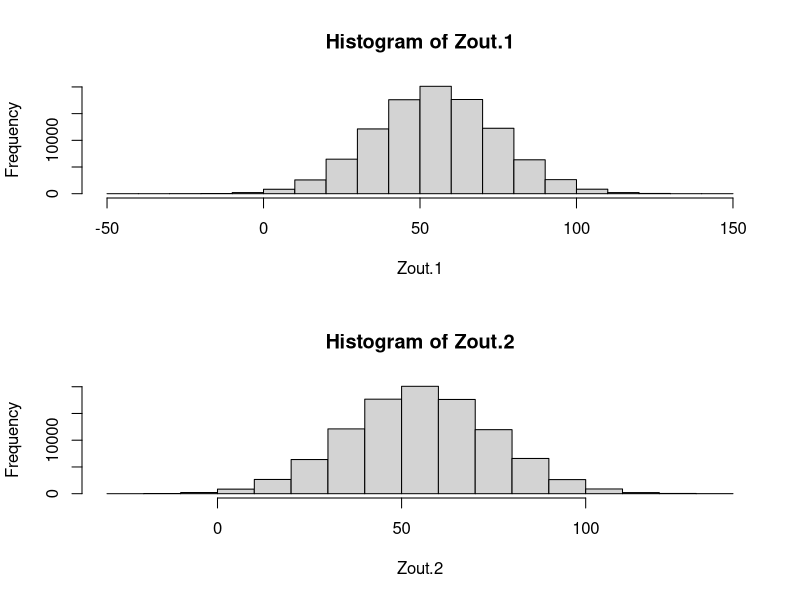
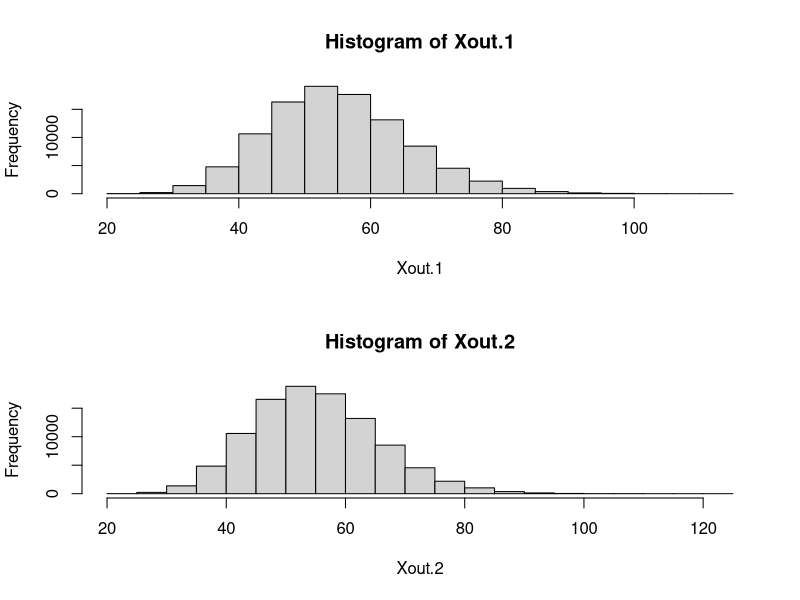
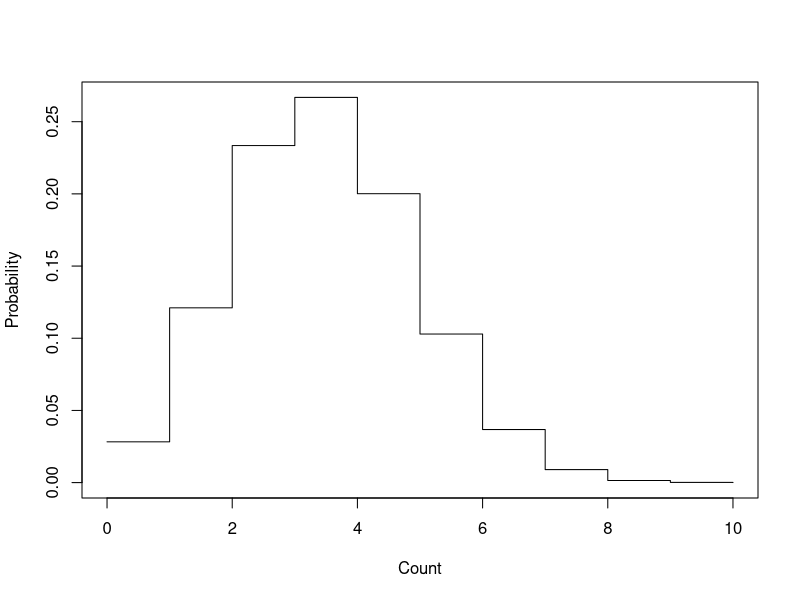
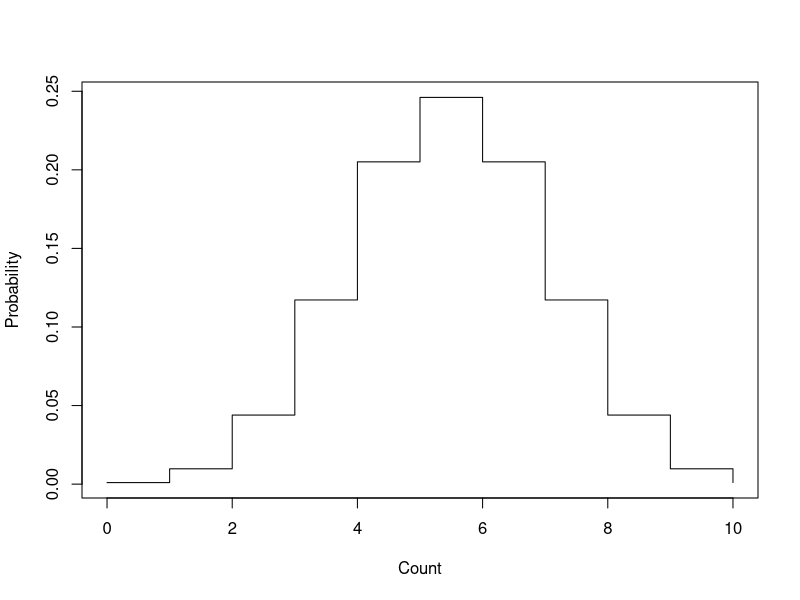
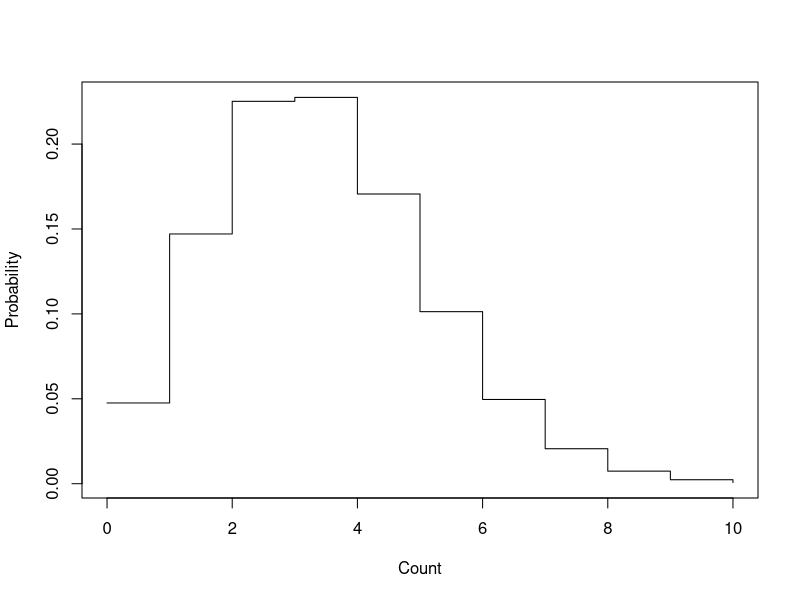
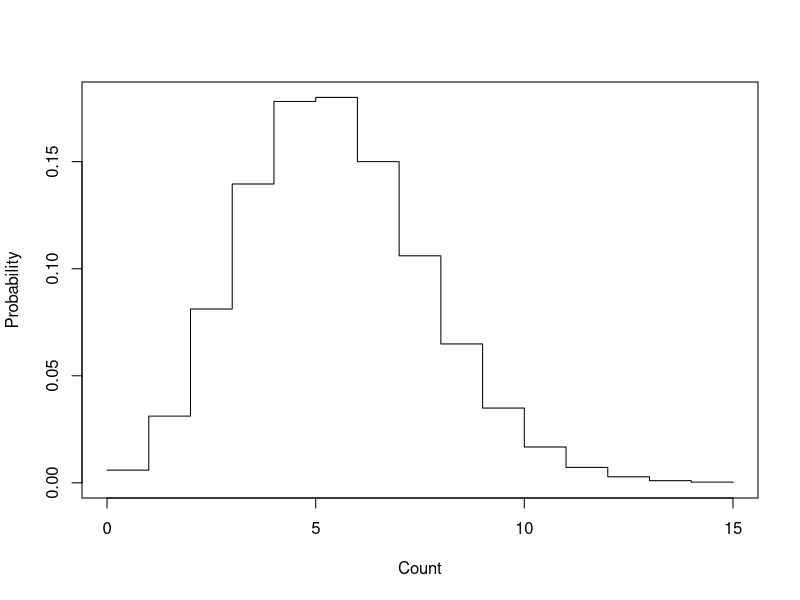
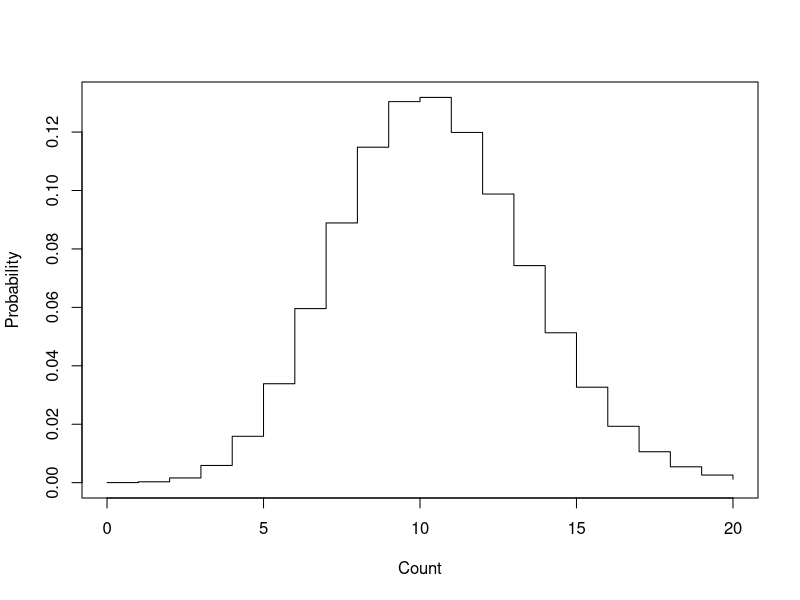
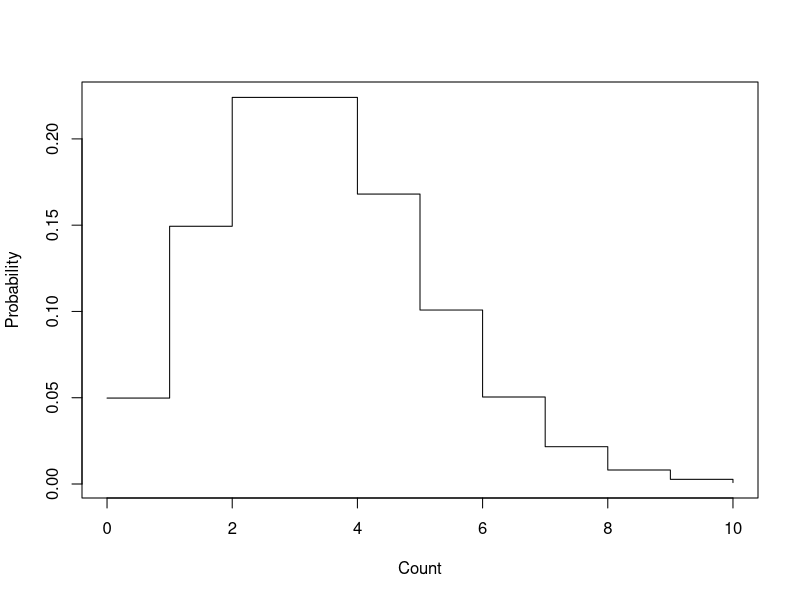

Generate these figures, in order, with R:
# probability function of X
X <- matrix(c(0,1,2,0.2,0.5,0.3),nrow = 3)

# expected value of X
crossprod(X[,1],X[,2])

# variance of X
varf <- function(x,m,p) (x-m)^2*p
sum(mapply(varf, x = X[,1], m = crossprod(X[,1],X[,2]), p = X[,2]))

# additive property of Normal dist

Zout.1 <- replicate(n = 1e5, sum(rnorm(10, mean = 1:10, sd = 1:10)))
Zout.2 <- replicate(n = 1e5, rnorm(1, mean = sum(1:10), sd = sqrt(sum((1:10)^2))))
op <- par(mfrow=c(2,1))
hist(Zout.1)
hist(Zout.2)
par(op)

# additive property of chi-square dist

Xout.1 <- replicate(n = 1e5, sum(rchisq(10, df = 1:10)))
Xout.2 <- replicate(n = 1e5, rchisq(1, df = sum(1:10)))
op <- par(mfrow=c(2,1))
hist(Xout.1)
hist(Xout.2)
par(op)

# Table 1.5
t1.5 <- cbind(dbinom(x = 0:10, size = 10, prob = 0.2),
      dbinom(x = 0:10, size = 20, prob = 0.1),
      dbinom(x = 0:10, size = 200, prob = 0.01),
      dpois(x = 0:10, lambda = 2))
apply(t1.5, 2, function(x)round(x*100,2))

# Figs 1.1(a) - 1.8(a)
plot(0:10, dbinom(x = 0:10, size = 10, prob = 0.3), type = "s", xlab = "Count", ylab = "Probability")
plot(0:10, dbinom(x = 0:10, size = 10, prob = 0.5), type = "s", xlab = "Count", ylab = "Probability")
plot(0:10, dbinom(x = 0:10, size = 100, prob = 0.03), type = "s", xlab = "Count", ylab = "Probability")
plot(0:15, dbinom(x = 0:15, size = 100, prob = 0.05), type = "s", xlab = "Count", ylab = "Probability")
plot(0:20, dbinom(x = 0:20, size = 100, prob = 0.1), type = "s", xlab = "Count", ylab = "Probability")

plot(0:10, dpois(x = 0:10, lambda = 3), type = "s", xlab = "Count", ylab = "Probability")
plot(0:15, dpois(x = 0:15, lambda = 5), type = "s", xlab = "Count", ylab = "Probability")
plot(0:20, dpois(x = 0:20, lambda = 10), type = "s", xlab = "Count", ylab = "Probability")

# Fig 1.9

p <- seq(0,1,0.01)
L <- p*(1 - p)^4
plot(p,L,type="l", ylim = c(0,0.1), xlab = expression(pi), ylab = expression(L(pi)), 
     las = 1)

